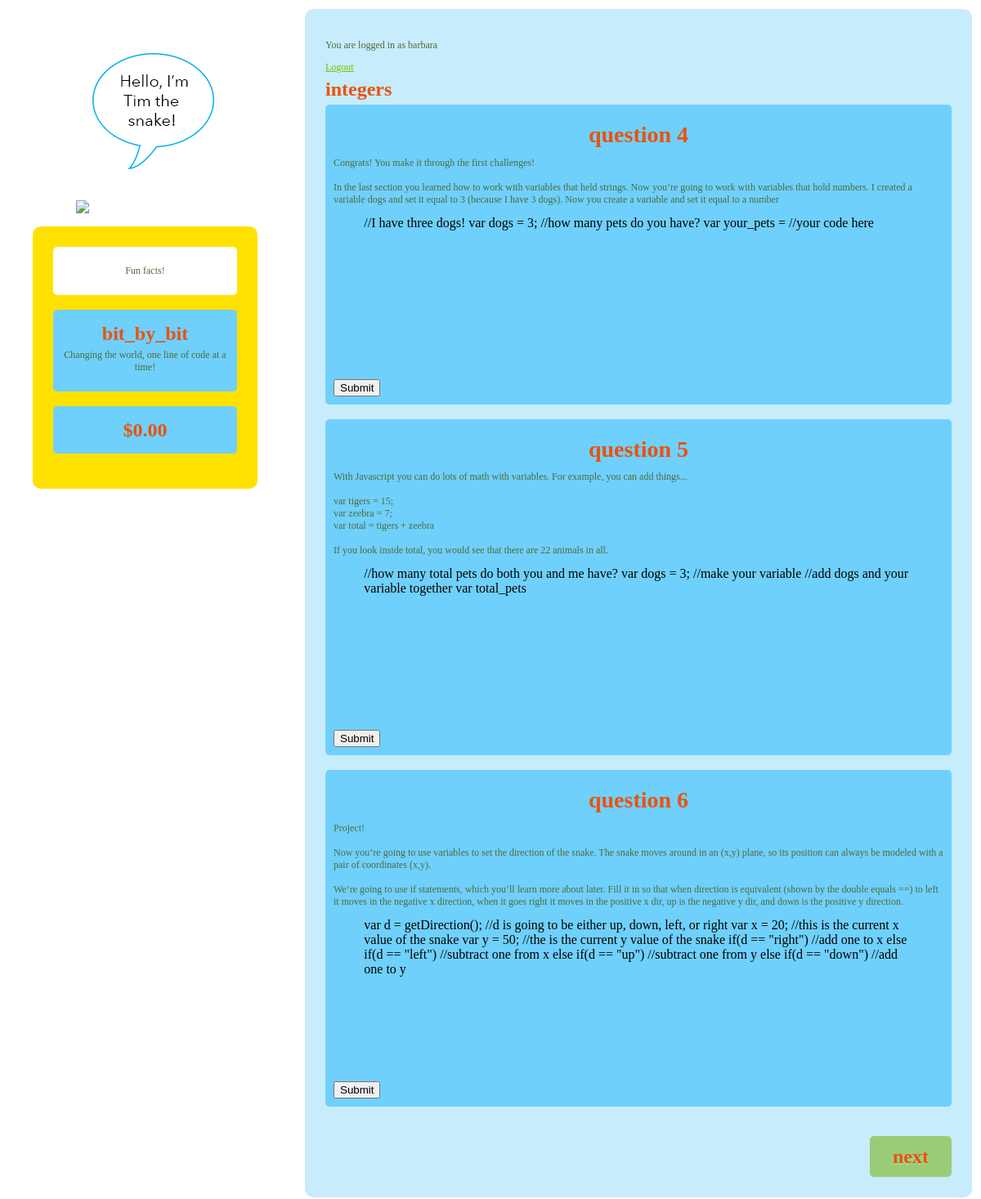
The app's page /questions/2/ (signed in) with its own data.
### questions/models.py (models this page shows)
class Topic(models.Model):
    topic = models.CharField(max_length=200)

class Question(models.Model):
	topic = models.ForeignKey(Topic)
	isproject = models.BooleanField()
	text = models.CharField(max_length=2000)
	question_code = models.CharField(max_length=2000)

### questions/views.py (the view)
# urls.py: url(r'^(?P<topic_id>\d+)/$', views.detail, name='detail'),
def detail(request, topic_id):
	topic = Topic.objects.get(pk=topic_id)
	try:
		next_topic_id = int(topic_id) + 1
		next_topic_text = Topic.objects.get(pk=next_topic_id).topic
	except:
		next_topic_id = 'finish'
		next_topic_text = 'finish'
	question_list = topic.question_set.all()
	template = loader.get_template('questions/detail.html')
	context = RequestContext(request, {
	    'question_list': question_list,
	    'topic': topic.topic,
	    'next_topic_id': next_topic_id,
	    'next_topic_text': next_topic_text,
	})
	return HttpResponse(template.render(context))

### questions/templates/questions/detail.html (shortened to what this page needs)
<html>
	<head>
		{% load staticfiles %}
		<link rel="stylesheet" type="text/css" href="{% static "css/style.css" %}">
	</head>
	<body>
		<table>
			<tr>
				<td class = "snake">
					<div class = "fixer" id = "header">
						<img src = "/static/images/snake.png">
						<img src = "/static/images/blurb.png">
						<p>
						<div class = "main" id="aboutinfo">
							<div id='funfact'><p><span>Fun facts!</span></p></div><br>
							<div id = "information">
							<div id='name'><h1>bit_by_bit</h1></div>
							<p> Changing the world, one line of code at a time!</p>
							</div>
							<br>
							<div id = "score">
							<h1>$0.00</h1>
							</div>
							<br>
						</div>
					</div>
				</td>
				<td class ="content">
					<div class = "main">
						<div class="userinfo">
							{% if user.is_authenticated %}
							    <p>You are logged in as {{ user.username }}</p>
							{% else %}
							    <p>Welcome, new user. Please <a href="/questions/login/">log in</a></p>
							{% endif %}
							<div id='logoutbutton'>
								<a href="/questions/logout/">Logout</a>
							</div>
						</div>
						<div id="topic"><h1>{{topic}}</h1></div>
						{% autoescape off %}
						{% if question_list %}
						    {% for question in question_list %}
						    	<div id = "question">
									<h2>Question {{question.id}}</h2>
							        <div id='qtext'><p>{{ question.text }}</a></p></div>
							        <div class="editor" id={{ question.id}} >{{question.question_code}}</div>
							        <button type="button" class="SubmitButton" id={{question.id}}>Submit</button>
						        </div>
						        <br>
						    {% endfor %}
						{% else %}
						    <p>No questions are available.</p>
						{% endif %}
						{% endautoescape %}
						<br>
						<div align = "right">
							<a href = "/questions/{{ next_topic_id }}/" class = "button">Next</a>
						</div>
					</div>
				</td>
			</tr>
		</table>
	</body>
</html>

### questions/static/css/style.css (style rules this page uses)
p { font-family: Tahoma; font-size: .75em; text-decoration: none; color: #4F693E; }
a { font-family: Tahoma; font-size: 0.75em; text-decoration: bold; color: #6FC900; }
body { background-color: white; }
h1 { font-family: Tahoma; font-size: 1.5em; text-decoration: none; text-transform: lowercase; color: #eb520a; line-height: 25%; }
h2 { font-family: Tahoma; font-size: 1.75em; text-decoration: none; text-transform: lowercase; color: #eb520a; line-height: 25%; text-align: center; }
td.snake { min-width: 300px; width: 20%; vertical-align: top; text-align: center; padding-left: 30px; padding-right: 30px; }
td.content { width: 80%; vertical-align: text-top; }
.main { background-color: #c7ecfc; padding: 25px; margin-left: auto; margin-right: auto; border-radius: 10px; vertical-align: top; }
#funfact { background-color: white; padding: 10px; border-radius: 5px; vertical-align: top; }
#aboutinfo { width: 225px; background-color: #FFE100; }
.fixer { position: fixed; z-index: 20; margin-left: auto; margin-right: auto; }
#header { margin-top: 50px; }
#question { background-color: #6FD0FC; padding: 10px; border-radius: 5px; vertical-align: top; }
.editor { position: relative; margin-left: auto; margin-right: auto; height: 200px; width: 90%; }
#information { background-color: #6FD0FC; padding: 10px; border-radius: 5px; vertical-align: top; }
#score { background-color: #6FD0FC; padding: 10px; border-radius: 5px; vertical-align: top; }
.button { display: block; height: 50px; width: 100px; background: #9ACC78; color: #eb520a; text-align: center; text-transform: lowercase; font: bold 1.5em/50px Tahoma; background: linear-gradient(top, #9ACC78, #6D9154); border-radius: 5px; text-shadow: 0 2px 2px rgba(255, 255, 255, 0.2); }
a.button { text-decoration: none; }

### records on screen
Topic: topic "integers"
Question: id "4", text "Congrats! You make it through the first challenges! In the last section you learned how to work with variables that held strings. Now you’re going to work with variables that hold numbers. I created a variable dogs and set it equal to 3 (because I have 3 dogs). Now you create a variable and set it equal to a number", question_code "//I have three dogs! var dogs = 3; //how many pets do you have? var your_pets = //your code here"
Question: id "5", text "With Javascript you can do lots of math with variables. For example, you can add things... var tigers = 15; var zeebra = 7; var total = tigers + zeebra If you look inside total, you would see that there are 22 animals in all.", question_code "//how many total pets do both you and me have? var dogs = 3; //make your variable //add dogs and your variable together var total_pets"
Question: id "6", text "Project! Now you’re going to use variables to set the direction of the snake. The snake moves around in an (x,y) plane, so its position can always be modeled with a pair of coordinates (x,y). We’re going to use if statements, which you’ll learn more about later. Fill it in so that when direction is equivalent (shown by the double equals ==) to left it moves in the negative x direction, when it goes right it moves in the positive x dir, up is the negative y dir, and down is the positive y direction.", question_code "var d = getDirection(); //d is going to be either up, down, left, or right var x = 20; //this is the current x value of the snake var y = 50; //the is the current y value of the snake if(d == \"right\") //add one to x else if(d == \"left\") //subtract one from x else if(d == \"up\") //subtract one from y else if(d == \"down\") //add one to y"

### other values on screen
{{ user.username }} "barbara"
